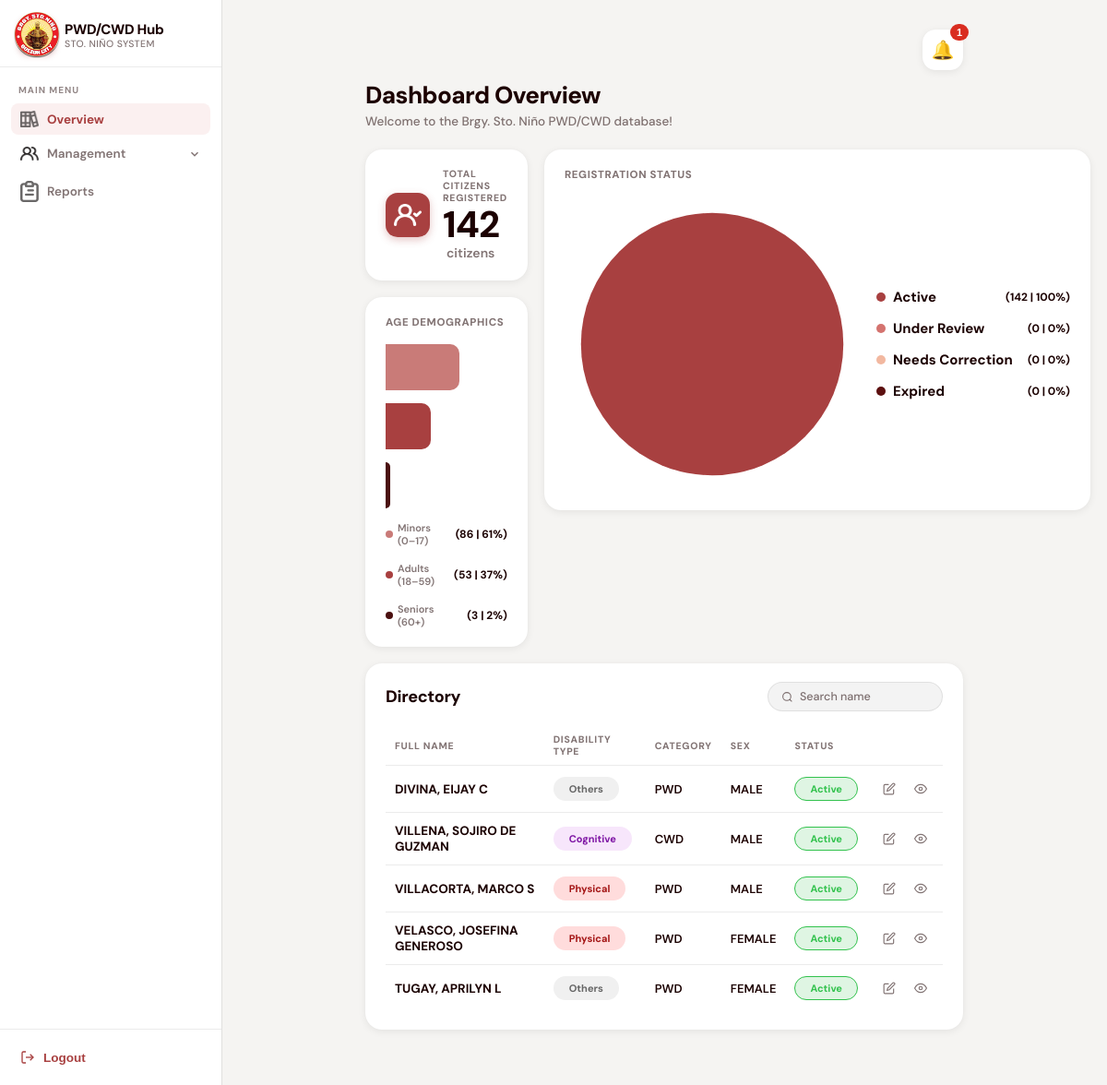
/dashboard.php, run on an earlier commit of the app's database.
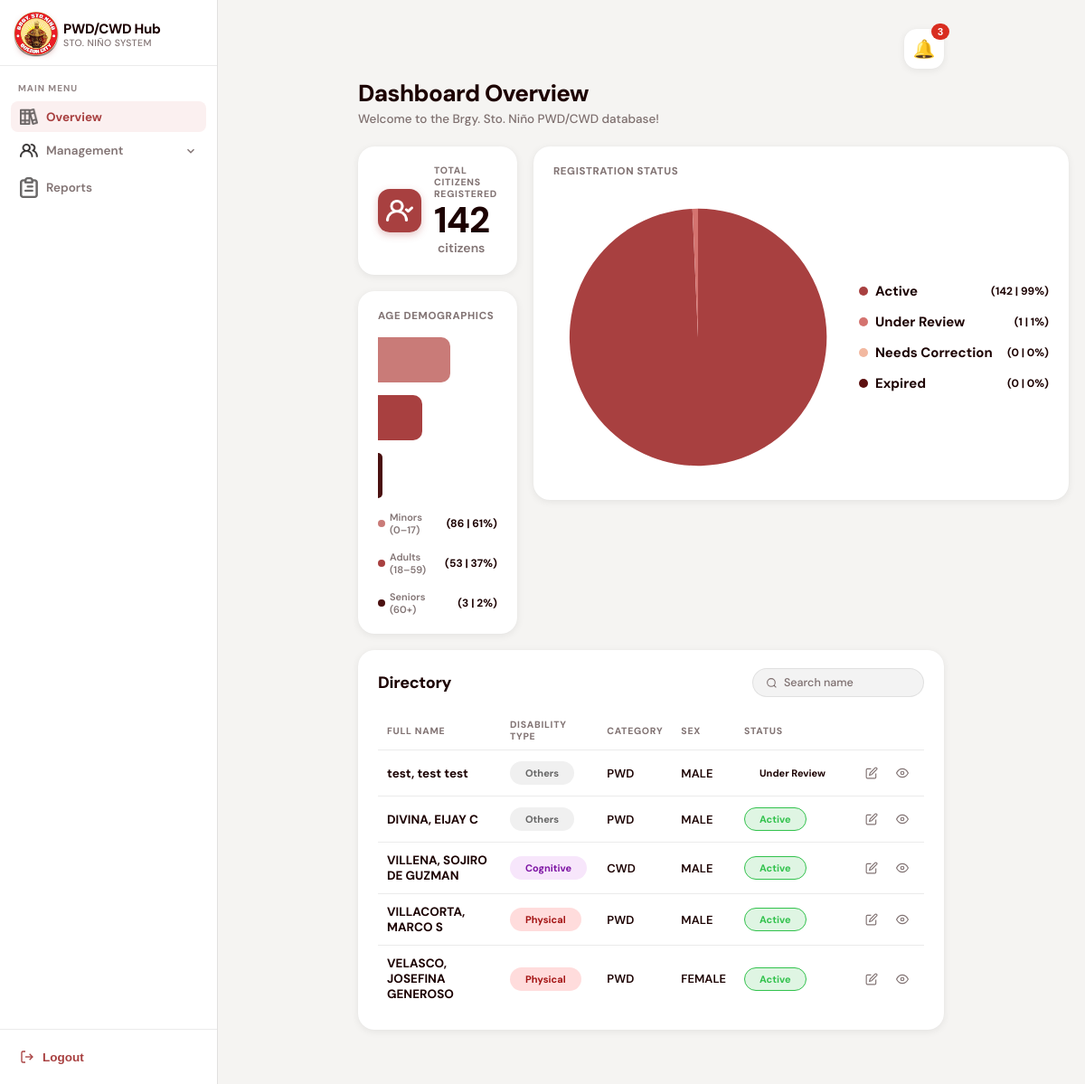
And on a later commit of the database.
### tables this page shows
CREATE TABLE `residents` (
  `ID` int(11) NOT NULL AUTO_INCREMENT,
  `first_name` varchar(255) NOT NULL,
  `middle_name` varchar(255) NOT NULL,
  `last_name` varchar(255) NOT NULL,
  `civil_status` enum('Single','Married','Widowed','Separated') NOT NULL,
  `birthdate` date NOT NULL,
  `age` int(11) NOT NULL,
  `birthplace` varchar(255) NOT NULL,
  `sex` enum('male','female') NOT NULL,
  `address` varchar(255) NOT NULL,
  `contact_num` varchar(255) NOT NULL,
  `emergency_cont` varchar(255) NOT NULL,
  `emergency_cont_num` varchar(255) NOT NULL,
  `emergency_cont_rel` varchar(255) NOT NULL,
  `socials` varchar(255) NOT NULL,
  `disablity_type` varchar(255) DEFAULT NULL,
  `disability_remarks` varchar(255) DEFAULT NULL,
  `resident_type` enum('PWD','CWD') NOT NULL,
  `guardian_name` varchar(255) NOT NULL,
  `guardian_cont_num` varchar(255) NOT NULL,
  `guardian_rel` varchar(255) NOT NULL,
  `father_name` varchar(255) NOT NULL,
  `mother_name` varchar(255) NOT NULL,
  `spouse_name` varchar(255) NOT NULL,
  `pwdid_num` varchar(255) NOT NULL,
  `control_num` varchar(255) NOT NULL,
  `idissue_date` date NOT NULL,
  `idexpiration_date` date NOT NULL,
  `profile` varchar(255) NOT NULL,
  `status` enum('Active','Pending','Expired','Under Review','Needs Correction','Rejected') DEFAULT 'Under Review',
  `med_cert` varchar(255) DEFAULT NULL,
  `correction_remarks` text DEFAULT NULL,
  PRIMARY KEY (`ID`)
);

### func/getNotifications.php (called while the page is built, shortened)
<?php
$today = date("Y-m-d");
$expired_sql = "
SELECT COUNT(*) AS total
FROM residents
WHERE idexpiration_date IS NOT NULL
AND idexpiration_date != ''
AND idexpiration_date < '$today'
";
$expired_result =
    mysqli_query($conn, $expired_sql);
$expired_ids_count =
    mysqli_fetch_assoc($expired_result)["total"] ?? 0;
$review_sql = "
SELECT COUNT(*) AS total
FROM residents
WHERE status = 'Under Review'
";
$review_result =
    mysqli_query($conn, $review_sql);
$review_count =
    mysqli_fetch_assoc($review_result)["total"] ?? 0;
$medcert_sql = "
SELECT COUNT(*) AS total
FROM residents
WHERE (med_cert IS NULL
OR med_cert = '')
AND status != 'Active'
";
$medcert_result =
    mysqli_query($conn, $medcert_sql);
$missing_medcert_count =
    mysqli_fetch_assoc($medcert_result)["total"] ?? 0;
$expiring_soon_result = mysqli_query(
    $conn,
    "SELECT COUNT(*) AS total
     FROM residents
     WHERE idexpiration_date IS NOT NULL
     AND idexpiration_date != ''
     AND DATE(idexpiration_date) BETWEEN CURDATE() AND DATE_ADD(CURDATE(), INTERVAL 1 MONTH)
     AND status != 'Expired'"
);
$expiring_soon_count =
    mysqli_fetch_assoc($expiring_soon_result)["total"] ?? 0;
$notification_count =
    $expired_ids_count +
    $expiring_soon_count +
    $review_count +
    $missing_medcert_count;
?>

### func/getDashboardData.php (called while the page is built, shortened)
<?php
require_once("db.php");
$total_result = mysqli_query($conn, "
    SELECT COUNT(*) AS total
    FROM residents
    WHERE status = 'Active'
");
$total_row = mysqli_fetch_assoc($total_result);
$total = $total_row["total"] ?? 0;
$minors_result = mysqli_query($conn, "
    SELECT COUNT(*) AS cnt FROM residents
    WHERE status = 'Active' AND age BETWEEN 0 AND 17
");
$minors_count = mysqli_fetch_assoc($minors_result)["cnt"] ?? 0;
$adults_result = mysqli_query($conn, "
    SELECT COUNT(*) AS cnt FROM residents
    WHERE status = 'Active' AND age BETWEEN 18 AND 59
");
$adults_count = mysqli_fetch_assoc($adults_result)["cnt"] ?? 0;
$seniors_result = mysqli_query($conn, "
    SELECT COUNT(*) AS cnt FROM residents
    WHERE status = 'Active' AND age >= 60
");
$seniors_count = mysqli_fetch_assoc($seniors_result)["cnt"] ?? 0;
$minors_pct  = $total > 0 ? max(4, round(($minors_count / $total) * 100)) : 0;
$adults_pct  = $total > 0 ? max(4, round(($adults_count / $total) * 100)) : 0;
$seniors_pct = $total > 0 ? max(4, round(($seniors_count / $total) * 100)) : 0;
$active_count = mysqli_fetch_assoc(mysqli_query($conn, "
    SELECT COUNT(*) AS cnt FROM residents WHERE status = 'Active'
"))["cnt"] ?? 0;
$under_review_count = mysqli_fetch_assoc(mysqli_query($conn, "
    SELECT COUNT(*) AS cnt FROM residents WHERE status = 'Under Review'
"))["cnt"] ?? 0;
$needs_correction_count = mysqli_fetch_assoc(mysqli_query($conn, "
    SELECT COUNT(*) AS cnt FROM residents WHERE status = 'Needs Correction'
"))["cnt"] ?? 0;
$expired_count = mysqli_fetch_assoc(mysqli_query($conn, "
    SELECT COUNT(*) AS cnt FROM residents WHERE status = 'Expired'
"))["cnt"] ?? 0;
$status_total = $active_count + $under_review_count + $needs_correction_count + $expired_count;
$recent_ids = $_SESSION['recent_views'] ?? [];
$status_order = "'Under Review', 'Needs Correction', 'Expired', 'Active'";
if (!empty($recent_ids)) {
    $reversed_recents = array_reverse($recent_ids);
    $id_list = implode(',', array_map('intval', $reversed_recents));
    $query = "SELECT * FROM residents
              ORDER BY
                FIELD(status, $status_order) ASC,
                FIELD(ID, $id_list) DESC,
                ID DESC";
} else {
    $query = "SELECT * FROM residents
              ORDER BY
                FIELD(status, $status_order) ASC,
                ID DESC";
}
$residents_result = mysqli_query($conn, $query);
function badgeClass($type) {
    $map = [
        "cognitive"    => "badge-cognitive",
        "visual"       => "badge-visual",
        "physical"     => "badge-physical",
        "auditory"     => "badge-auditory",
        "speech"       => "badge-speech",
        "psychosocial" => "badge-psycho",
        "others"       => "badge-others",
    ];
    $key = strtolower(trim(explode(",", $type)[0]));
    return $map[$key] ?? "badge-physical";
}
?>

### dashboard.php (the view, shortened to what this page needs)
<?php require_once("func/getDashboardData.php");
require_once("func/db.php");
require_once("func/getNotifications.php");
?>
<!DOCTYPE html>
<html lang="en">
<head>
<link rel="stylesheet" href="css/dashboard.css" />
</head>
<body>
<aside class="sidebar">
  <div class="sidebar-brand">
    <div class="brand-icon">
      <img src="assets/barangay-logo.png" width="50">
    </div>
    <div class="brand-text">
      <span class="brand-name">PWD/CWD Hub</span>
      <span class="brand-sub">Sto. Niño System</span>
    </div>
  </div>
  <nav class="sidebar-nav">
    <div class="nav-section-label">Main Menu</div>
    <div class="nav-group">
      <a class="nav-item active" href="dashboard.php">
        <img src="assets/overviewicon.png" width="20">
        Overview
      </a>
    </div>
    <div class="nav-group">
      <a class="nav-item open" href="#" onclick="toggleMenu(event,'mgmt-sub')">
        <img src="assets/users.png" width="20">
        Management
        <svg class="chevron" viewBox="0 0 24 24"><polyline points="6 15 12 9 18 15"/></svg>
      </a>
    </div>
    <div class="nav-group">
      <a class="nav-item" href="reports.php">
        <img src="assets/reporticon.png" width="20">
        Reports
      </a>
    </div>
  </nav>
  <div class="sidebar-footer">
    <button class="logout-btn" onclick="logout()">
      <svg viewBox="0 0 24 24"><path d="M9 21H5a2 2 0 0 1-2-2V5a2 2 0 0 1 2-2h4"/><polyline points="16 17 21 12 16 7"/><line x1="21" y1="12" x2="9" y2="12"/></svg>
      Logout
    </button>
  </div>
</aside>
<div class="main">
  <div class="top-actions">
  <div class="notification-wrap">
    <button class="notification-btn" onclick="toggleNotifications(event)">
      🔔
      <?php if ($notification_count > 0): ?>
        <span class="notification-badge">
          <?= $notification_count ?>
        </span>
      <?php endif; ?>
    </button>
  </div>
</div>
  <h1 class="page-title">Dashboard Overview</h1>
  <p class="page-sub">Welcome to the Brgy. Sto. Niño PWD/CWD database!</p>
  <div class="chart-row">
    <div class="chart-comb">
      <div class="stat-card">
        <div class="stat-header">
          <div class="stat-icon">
            <img src="assets/users2icon.png" width="30">
          </div>
          <div>
            <div class="stat-label">Total Citizens Registered</div>
            <div>
              <span class="stat-number"><?php echo $total; ?></span>
              <span class="stat-unit">citizens</span>
            </div>
          </div>
        </div>
      </div>
      <div class="chart-card">
        <div class="chart-title">Age Demographics</div>
        <div class="bar-chart">
          <div class="bar-row">
            <div class="bar-track">
              <div class="bar-fill" style="width:<?php echo $minors_pct; ?>%; background:#C97B78;"></div>
            </div>
          </div>
          <div class="bar-row">
            <div class="bar-track">
              <div class="bar-fill" style="width:<?php echo $adults_pct; ?>%; background:#A84040;"></div>
            </div>
          </div>
          <div class="bar-row">
            <div class="bar-track">
              <div class="bar-fill" style="width:<?php echo $seniors_pct; ?>%; background:#4A1010;"></div>
            </div>
          </div>
        </div>
        <div class="bar-legend">
          <div class="legend-item">
            <div class="legend-dot" style="background:#C97B78;"></div>
            Minors (0–17)
            <span class="legend-stat">(<?php echo $minors_count; ?> | <?php echo $total > 0 ? round(($minors_count / $total) * 100) : 0; ?>%)</span>
          </div>
          <div class="legend-item">
            <div class="legend-dot" style="background:#A84040;"></div>
            Adults (18–59)
            <span class="legend-stat">(<?php echo $adults_count; ?> | <?php echo $total > 0 ? round(($adults_count / $total) * 100) : 0; ?>%)</span>
          </div>
          <div class="legend-item">
            <div class="legend-dot" style="background:#4A1010;"></div>
            Seniors (60+)
            <span class="legend-stat">(<?php echo $seniors_count; ?> | <?php echo $total > 0 ? round(($seniors_count / $total) * 100) : 0; ?>%)</span>
          </div>
        </div>
      </div>
    </div>
<div class="chart-card">
  <div class="chart-title">Registration Status</div>
  <div class="pie-wrap">
    <svg width="320" height="320" viewBox="0 0 180 180">
      <?php if ($status_total > 0): ?>
  <?php if ($active_count == $status_total): ?>
    <circle cx="90" cy="90" r="80" fill="#A84040"/>
  <?php elseif ($under_review_count == $status_total): ?>
    <circle cx="90" cy="90" r="80" fill="#D4736F"/>
  <?php elseif ($needs_correction_count == $status_total): ?>
    <circle cx="90" cy="90" r="80" fill="#F2B8A0"/>
  <?php elseif ($expired_count == $status_total): ?>
    <circle cx="90" cy="90" r="80" fill="#5C1010"/>
  <?php else: ?>
    <?php if ($active_count > 0): ?>
      <path class="pie-slice" d="<?= $active_path ?>" fill="#A84040"/>
    <?php endif; ?>
    <?php if ($under_review_count > 0): ?>
      <path class="pie-slice" d="<?= $under_review_path ?>" fill="#D4736F"/>
    <?php endif; ?>
    <?php if ($needs_correction_count > 0): ?>
      <path class="pie-slice" d="<?= $needs_correction_path ?>" fill="#F2B8A0"/>
    <?php endif; ?>
    <?php if ($expired_count > 0): ?>
      <path class="pie-slice" d="<?= $expired_path ?>" fill="#5C1010"/>
    <?php endif; ?>
  <?php endif; ?>
<?php else: ?>
  <circle cx="90" cy="90" r="80" fill="#eee"/>
<?php endif; ?>
    </svg>
    <div class="pie-legend">
      <div class="pie-legend-item">
        <div class="pie-dot" style="background:#A84040;"></div>
        Active
        <span class="legend-stat">
          (<?= $active_count ?>
          |
          <?= $status_total > 0 ? round(($active_count / $status_total) * 100) : 0 ?>%)
        </span>
      </div>
      <div class="pie-legend-item">
        <div class="pie-dot" style="background:#D4736F;"></div>
        Under Review
        <span class="legend-stat">
          (<?= $under_review_count ?>
          |
          <?= $status_total > 0 ? round(($under_review_count / $status_total) * 100) : 0 ?>%)
        </span>
      </div>
      <div class="pie-legend-item">
        <div class="pie-dot" style="background:#F2B8A0;"></div>
        Needs Correction
        <span class="legend-stat">
          (<?= $needs_correction_count ?>
          |
          <?= $status_total > 0 ? round(($needs_correction_count / $status_total) * 100) : 0 ?>%)
        </span>
      </div>
      <div class="pie-legend-item">
        <div class="pie-dot" style="background:#5C1010;"></div>
        Expired
        <span class="legend-stat">
          (<?= $expired_count ?>
          |
          <?= $status_total > 0 ? round(($expired_count / $status_total) * 100) : 0 ?>%)
        </span>
      </div>
    </div>
  </div>
</div>
  </div>
  <div class="dir-card">
    <div class="dir-header">
      <div class="dir-title">Directory</div>
      <div class="search-wrap">
        <svg viewBox="0 0 24 24"><circle cx="11" cy="11" r="8"/><line x1="21" y1="21" x2="16.65" y2="16.65"/></svg>
        <input type="text" id="searchInput" placeholder="Search name" oninput="filterTable()">
      </div>
    </div>
    <table>
      <thead>
        <tr>
          <th>Full Name</th>
          <th>Disability Type</th>
          <th>Category</th>
          <th>Sex</th>
          <th>Status</th>
          <th></th>
        </tr>
      </thead>
      <tbody id="residentTable">
        <?php
        $display_count = 0;
        while ($user = mysqli_fetch_assoc($residents_result)):
          if ($display_count == 5) break;
          $display_count++;
          $full_name = htmlspecialchars(
            $user['last_name'] . ", " . $user['first_name'] . " " . $user['middle_name']
          );
          $disability = htmlspecialchars($user['disablity_type'] ?? '—');
          $category   = htmlspecialchars($user['resident_type'] ?? '—');
          $sex        = htmlspecialchars(strtoupper($user['sex'] ?? '—'));
          $status     = htmlspecialchars($user['status'] ?? 'Pending');
          $status_cls = "status-" . strtolower($status);
        ?>
          <tr>
            <td class="td-name"><?php echo $full_name; ?></td>
            <td>
              <?php
                $types = explode(",", $disability);
                foreach ($types as $t):
                  $t = trim($t);
                  if ($t):
              ?>
                <span class="badge <?php echo badgeClass($t); ?>"><?php echo htmlspecialchars($t); ?></span>
              <?php endif; endforeach; ?>
            </td>
            <td><?php echo $category; ?></td>
            <td><?php echo $sex; ?></td>
            <td><span class="status <?php echo $status_cls; ?>"><?php echo $status; ?></span></td>
            <td>
              <div class="actions">
                <button class="action-btn" title="Edit" onclick="window.location.href='editResident.php?id=<?= $user['ID'] ?>'">
                    <svg width="18" height="18" viewBox="0 0 24 24" fill="none" stroke="currentColor" stroke-width="2"><path d="M11 4H4a2 2 0 0 0-2 2v14a2 2 0 0 0 2 2h14a2 2 0 0 0 2-2v-7"/><path d="M18.5 2.5a2.121 2.121 0 0 1 3 3L12 15l-4 1 1-4 9.5-9.5z"/></svg>
                  </button>
                  <button class="action-btn" title="View" onclick="window.location.href='viewprofile.php?id=<?= $user['ID'] ?>'">
                    <svg width="18" height="18" viewBox="0 0 24 24" fill="none" stroke="currentColor" stroke-width="2"><path d="M1 12s4-8 11-8 11 8 11 8-4 8-11 8-11-8-11-8z"/><circle cx="12" cy="12" r="3"/></svg>
                  </button>
              </div>
            </td>
          </tr>
        <?php endwhile; ?>
      </tbody>
    </table>
  </div>
</div>
</body>
</html>

What changed in the data, as far as the page shows it:
no longer on this page (row unchanged): residents: full_name "TUGAY, APRILYN L", disablity_type "Others", resident_type "PWD", sex "FEMALE", status "Active"
added residents: full_name "test, test test", disablity_type "Others", resident_type "PWD", sex "MALE", status "Under Review"
Also different on the page:
$notification_count: "1" → "3"
$under_review_count: "0" → "1"
text no longer shown: "100 0"
text now shown: "99 1"
